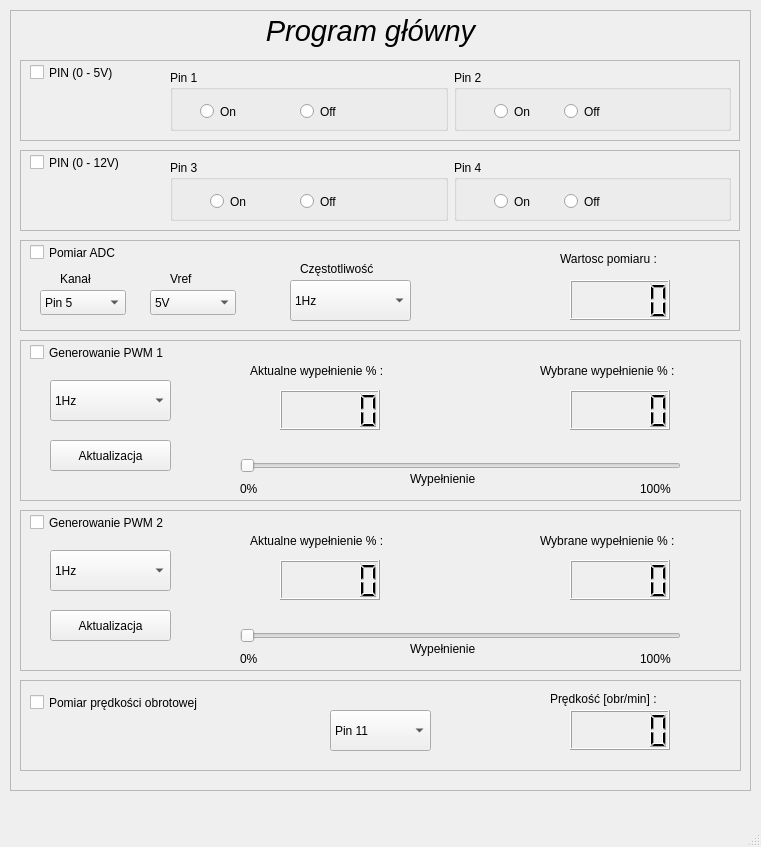
<?xml version="1.0" encoding="UTF-8"?>
<ui version="4.0">
 <class>MainWindow</class>
 <widget class="QMainWindow" name="MainWindow">
  <property name="geometry">
   <rect>
    <x>0</x>
    <y>0</y>
    <width>761</width>
    <height>847</height>
   </rect>
  </property>
  <property name="windowTitle">
   <string>MainWindow</string>
  </property>
  <widget class="QWidget" name="centralwidget">
   <widget class="QFrame" name="Glowna_ramka">
    <property name="geometry">
     <rect>
      <x>10</x>
      <y>10</y>
      <width>741</width>
      <height>781</height>
     </rect>
    </property>
    <property name="frameShape">
     <enum>QFrame::StyledPanel</enum>
    </property>
    <property name="frameShadow">
     <enum>QFrame::Raised</enum>
    </property>
    <widget class="QFrame" name="Widget_Pomiar">
     <property name="geometry">
      <rect>
       <x>10</x>
       <y>230</y>
       <width>720</width>
       <height>91</height>
      </rect>
     </property>
     <property name="frameShape">
      <enum>QFrame::StyledPanel</enum>
     </property>
     <property name="frameShadow">
      <enum>QFrame::Raised</enum>
     </property>
     <widget class="QCheckBox" name="Pomiar_adc_check">
      <property name="geometry">
       <rect>
        <x>10</x>
        <y>0</y>
        <width>130</width>
        <height>25</height>
       </rect>
      </property>
      <property name="text">
       <string>Pomiar ADC</string>
      </property>
     </widget>
     <widget class="QLCDNumber" name="lcd_pomiar">
      <property name="geometry">
       <rect>
        <x>550</x>
        <y>40</y>
        <width>100</width>
        <height>40</height>
       </rect>
      </property>
     </widget>
     <widget class="QLabel" name="Label_wartosc_pomiar">
      <property name="geometry">
       <rect>
        <x>540</x>
        <y>10</y>
        <width>131</width>
        <height>17</height>
       </rect>
      </property>
      <property name="text">
       <string>Wartosc pomiaru :</string>
      </property>
     </widget>
     <widget class="QComboBox" name="comboBox_czestotliwosc_pomiar">
      <property name="geometry">
       <rect>
        <x>270</x>
        <y>40</y>
        <width>121</width>
        <height>41</height>
       </rect>
      </property>
      <item>
       <property name="text">
        <string>1Hz</string>
       </property>
      </item>
      <item>
       <property name="text">
        <string>5Hz</string>
       </property>
      </item>
      <item>
       <property name="text">
        <string>10Hz</string>
       </property>
      </item>
      <item>
       <property name="text">
        <string>20Hz</string>
       </property>
      </item>
      <item>
       <property name="text">
        <string>50Hz</string>
       </property>
      </item>
      <item>
       <property name="text">
        <string>100Hz</string>
       </property>
      </item>
     </widget>
     <widget class="QLabel" name="Label_Czestotliwosc_pomiaru">
      <property name="geometry">
       <rect>
        <x>280</x>
        <y>20</y>
        <width>101</width>
        <height>17</height>
       </rect>
      </property>
      <property name="text">
       <string>Częstotliwość</string>
      </property>
     </widget>
     <widget class="QComboBox" name="comboBox_kanal_pomiar">
      <property name="geometry">
       <rect>
        <x>20</x>
        <y>50</y>
        <width>86</width>
        <height>25</height>
       </rect>
      </property>
      <item>
       <property name="text">
        <string>Pin 5</string>
       </property>
      </item>
      <item>
       <property name="text">
        <string>Pin 6</string>
       </property>
      </item>
      <item>
       <property name="text">
        <string>Pin 7</string>
       </property>
      </item>
      <item>
       <property name="text">
        <string>Pin 8</string>
       </property>
      </item>
     </widget>
     <widget class="QLabel" name="Label_Kanal_pomiar">
      <property name="geometry">
       <rect>
        <x>40</x>
        <y>30</y>
        <width>41</width>
        <height>17</height>
       </rect>
      </property>
      <property name="text">
       <string>Kanał</string>
      </property>
     </widget>
     <widget class="QComboBox" name="comboBox_Vref_pomiar">
      <property name="geometry">
       <rect>
        <x>130</x>
        <y>50</y>
        <width>86</width>
        <height>25</height>
       </rect>
      </property>
      <item>
       <property name="text">
        <string>5V</string>
       </property>
      </item>
      <item>
       <property name="text">
        <string>12V</string>
       </property>
      </item>
     </widget>
     <widget class="QLabel" name="Label_Vref_pomiar">
      <property name="geometry">
       <rect>
        <x>150</x>
        <y>30</y>
        <width>41</width>
        <height>17</height>
       </rect>
      </property>
      <property name="text">
       <string>Vref</string>
      </property>
     </widget>
    </widget>
    <widget class="QFrame" name="Widget_PWM1">
     <property name="geometry">
      <rect>
       <x>10</x>
       <y>330</y>
       <width>721</width>
       <height>161</height>
      </rect>
     </property>
     <property name="frameShape">
      <enum>QFrame::StyledPanel</enum>
     </property>
     <property name="frameShadow">
      <enum>QFrame::Raised</enum>
     </property>
     <widget class="QCheckBox" name="Generowanie_PWM1_check">
      <property name="geometry">
       <rect>
        <x>10</x>
        <y>0</y>
        <width>211</width>
        <height>25</height>
       </rect>
      </property>
      <property name="text">
       <string>Generowanie PWM 1</string>
      </property>
     </widget>
     <widget class="QSlider" name="Slider_wypelnienie_PWM1">
      <property name="geometry">
       <rect>
        <x>220</x>
        <y>110</y>
        <width>441</width>
        <height>31</height>
       </rect>
      </property>
      <property name="maximum">
       <number>100</number>
      </property>
      <property name="tracking">
       <bool>false</bool>
      </property>
      <property name="orientation">
       <enum>Qt::Horizontal</enum>
      </property>
      <property name="invertedAppearance">
       <bool>false</bool>
      </property>
      <property name="invertedControls">
       <bool>false</bool>
      </property>
     </widget>
     <widget class="QLabel" name="label_0slider_PWM1">
      <property name="geometry">
       <rect>
        <x>220</x>
        <y>140</y>
        <width>21</width>
        <height>17</height>
       </rect>
      </property>
      <property name="text">
       <string>0%</string>
      </property>
     </widget>
     <widget class="QLabel" name="label_100slider_PWM1">
      <property name="geometry">
       <rect>
        <x>620</x>
        <y>140</y>
        <width>51</width>
        <height>17</height>
       </rect>
      </property>
      <property name="text">
       <string>100%</string>
      </property>
     </widget>
     <widget class="QLabel" name="label_7">
      <property name="geometry">
       <rect>
        <x>390</x>
        <y>130</y>
        <width>91</width>
        <height>17</height>
       </rect>
      </property>
      <property name="text">
       <string>Wypełnienie</string>
      </property>
     </widget>
     <widget class="QPushButton" name="Button_Aktualizacja_PWM1">
      <property name="geometry">
       <rect>
        <x>30</x>
        <y>100</y>
        <width>121</width>
        <height>31</height>
       </rect>
      </property>
      <property name="text">
       <string>Aktualizacja</string>
      </property>
     </widget>
     <widget class="QLCDNumber" name="lcd_aktualny_na_pinie_PWM1">
      <property name="geometry">
       <rect>
        <x>260</x>
        <y>50</y>
        <width>100</width>
        <height>40</height>
       </rect>
      </property>
     </widget>
     <widget class="QLCDNumber" name="lcd_zadany_PWM1">
      <property name="geometry">
       <rect>
        <x>550</x>
        <y>50</y>
        <width>100</width>
        <height>40</height>
       </rect>
      </property>
     </widget>
     <widget class="QLabel" name="label_akt_wyp_PWM1">
      <property name="geometry">
       <rect>
        <x>230</x>
        <y>20</y>
        <width>171</width>
        <height>21</height>
       </rect>
      </property>
      <property name="text">
       <string>Aktualne wypełnienie % :</string>
      </property>
     </widget>
     <widget class="QLabel" name="label_wybrane_wyp_PWM1">
      <property name="geometry">
       <rect>
        <x>520</x>
        <y>20</y>
        <width>171</width>
        <height>21</height>
       </rect>
      </property>
      <property name="text">
       <string>Wybrane wypełnienie % :</string>
      </property>
     </widget>
     <widget class="QComboBox" name="comboBox_czestotliwosc_PWM1">
      <property name="geometry">
       <rect>
        <x>30</x>
        <y>40</y>
        <width>121</width>
        <height>41</height>
       </rect>
      </property>
      <item>
       <property name="text">
        <string>1Hz</string>
       </property>
      </item>
      <item>
       <property name="text">
        <string>5Hz</string>
       </property>
      </item>
      <item>
       <property name="text">
        <string>10Hz</string>
       </property>
      </item>
      <item>
       <property name="text">
        <string>20Hz</string>
       </property>
      </item>
      <item>
       <property name="text">
        <string>50Hz</string>
       </property>
      </item>
      <item>
       <property name="text">
        <string>100Hz</string>
       </property>
      </item>
     </widget>
    </widget>
    <widget class="QLabel" name="LABEL_TYTULPROGRAMU">
     <property name="geometry">
      <rect>
       <x>220</x>
       <y>0</y>
       <width>281</width>
       <height>41</height>
      </rect>
     </property>
     <property name="font">
      <font>
       <pointsize>22</pointsize>
       <italic>true</italic>
      </font>
     </property>
     <property name="styleSheet">
      <string notr="true"/>
     </property>
     <property name="text">
      <string>Program główny</string>
     </property>
     <property name="textFormat">
      <enum>Qt::AutoText</enum>
     </property>
     <property name="alignment">
      <set>Qt::AlignCenter</set>
     </property>
    </widget>
    <widget class="QFrame" name="Widget_diody5V">
     <property name="geometry">
      <rect>
       <x>10</x>
       <y>50</y>
       <width>720</width>
       <height>81</height>
      </rect>
     </property>
     <property name="frameShape">
      <enum>QFrame::StyledPanel</enum>
     </property>
     <property name="frameShadow">
      <enum>QFrame::Raised</enum>
     </property>
     <widget class="QCheckBox" name="Kontrola_PIN5V_check">
      <property name="geometry">
       <rect>
        <x>10</x>
        <y>0</y>
        <width>130</width>
        <height>25</height>
       </rect>
      </property>
      <property name="text">
       <string>PIN (0 - 5V)</string>
      </property>
     </widget>
     <widget class="QWidget" name="horizontalLayoutWidget">
      <property name="geometry">
       <rect>
        <x>150</x>
        <y>10</y>
        <width>561</width>
        <height>61</height>
       </rect>
      </property>
      <layout class="QHBoxLayout" name="horizontalLayout_12">
       <item>
        <widget class="QGroupBox" name="Grupa_dioda1">
         <property name="title">
          <string>Pin 1</string>
         </property>
         <widget class="QRadioButton" name="Button_ON_P1">
          <property name="geometry">
           <rect>
            <x>30</x>
            <y>30</y>
            <width>112</width>
            <height>23</height>
           </rect>
          </property>
          <property name="text">
           <string>On</string>
          </property>
         </widget>
         <widget class="QRadioButton" name="Button_OFF_P1">
          <property name="geometry">
           <rect>
            <x>130</x>
            <y>30</y>
            <width>112</width>
            <height>23</height>
           </rect>
          </property>
          <property name="text">
           <string>Off</string>
          </property>
         </widget>
        </widget>
       </item>
       <item>
        <widget class="QGroupBox" name="Grupa_dioda2">
         <property name="title">
          <string>Pin 2</string>
         </property>
         <widget class="QRadioButton" name="Button_ON_P2">
          <property name="geometry">
           <rect>
            <x>40</x>
            <y>30</y>
            <width>112</width>
            <height>23</height>
           </rect>
          </property>
          <property name="text">
           <string>On</string>
          </property>
         </widget>
         <widget class="QRadioButton" name="Button_OFF_P2">
          <property name="geometry">
           <rect>
            <x>110</x>
            <y>30</y>
            <width>112</width>
            <height>23</height>
           </rect>
          </property>
          <property name="text">
           <string>Off</string>
          </property>
         </widget>
        </widget>
       </item>
      </layout>
     </widget>
    </widget>
    <widget class="QFrame" name="Widget_PWM_2">
     <property name="geometry">
      <rect>
       <x>10</x>
       <y>500</y>
       <width>721</width>
       <height>161</height>
      </rect>
     </property>
     <property name="frameShape">
      <enum>QFrame::StyledPanel</enum>
     </property>
     <property name="frameShadow">
      <enum>QFrame::Raised</enum>
     </property>
     <widget class="QCheckBox" name="Generowanie_PWM2_check">
      <property name="geometry">
       <rect>
        <x>10</x>
        <y>0</y>
        <width>211</width>
        <height>25</height>
       </rect>
      </property>
      <property name="text">
       <string>Generowanie PWM 2</string>
      </property>
     </widget>
     <widget class="QSlider" name="Slider_wypelnienie_PWM2">
      <property name="geometry">
       <rect>
        <x>220</x>
        <y>110</y>
        <width>441</width>
        <height>31</height>
       </rect>
      </property>
      <property name="maximum">
       <number>100</number>
      </property>
      <property name="tracking">
       <bool>false</bool>
      </property>
      <property name="orientation">
       <enum>Qt::Horizontal</enum>
      </property>
      <property name="invertedAppearance">
       <bool>false</bool>
      </property>
      <property name="invertedControls">
       <bool>false</bool>
      </property>
     </widget>
     <widget class="QLabel" name="label_akt_wyp_PWM2_2">
      <property name="geometry">
       <rect>
        <x>220</x>
        <y>140</y>
        <width>21</width>
        <height>17</height>
       </rect>
      </property>
      <property name="text">
       <string>0%</string>
      </property>
     </widget>
     <widget class="QLabel" name="label_100slider_PWM2">
      <property name="geometry">
       <rect>
        <x>620</x>
        <y>140</y>
        <width>51</width>
        <height>17</height>
       </rect>
      </property>
      <property name="text">
       <string>100%</string>
      </property>
     </widget>
     <widget class="QLabel" name="label_9">
      <property name="geometry">
       <rect>
        <x>390</x>
        <y>130</y>
        <width>91</width>
        <height>17</height>
       </rect>
      </property>
      <property name="text">
       <string>Wypełnienie</string>
      </property>
     </widget>
     <widget class="QPushButton" name="Button_Aktualizacja_PWM2">
      <property name="geometry">
       <rect>
        <x>30</x>
        <y>100</y>
        <width>121</width>
        <height>31</height>
       </rect>
      </property>
      <property name="text">
       <string>Aktualizacja</string>
      </property>
     </widget>
     <widget class="QLCDNumber" name="lcd_aktualny_na_pinie_PWM2">
      <property name="geometry">
       <rect>
        <x>260</x>
        <y>50</y>
        <width>100</width>
        <height>40</height>
       </rect>
      </property>
     </widget>
     <widget class="QLCDNumber" name="lcd_zadany_PWM2">
      <property name="geometry">
       <rect>
        <x>550</x>
        <y>50</y>
        <width>100</width>
        <height>40</height>
       </rect>
      </property>
     </widget>
     <widget class="QLabel" name="label_akt_wyp_PWM2">
      <property name="geometry">
       <rect>
        <x>230</x>
        <y>20</y>
        <width>171</width>
        <height>21</height>
       </rect>
      </property>
      <property name="text">
       <string>Aktualne wypełnienie % :</string>
      </property>
     </widget>
     <widget class="QLabel" name="label_wybrane_wyp_PWM2">
      <property name="geometry">
       <rect>
        <x>520</x>
        <y>20</y>
        <width>171</width>
        <height>21</height>
       </rect>
      </property>
      <property name="text">
       <string>Wybrane wypełnienie % :</string>
      </property>
     </widget>
     <widget class="QComboBox" name="comboBox_czestotliwosc_PWM2">
      <property name="geometry">
       <rect>
        <x>30</x>
        <y>40</y>
        <width>121</width>
        <height>41</height>
       </rect>
      </property>
      <item>
       <property name="text">
        <string>1Hz</string>
       </property>
      </item>
      <item>
       <property name="text">
        <string>5Hz</string>
       </property>
      </item>
      <item>
       <property name="text">
        <string>10Hz</string>
       </property>
      </item>
      <item>
       <property name="text">
        <string>20Hz</string>
       </property>
      </item>
      <item>
       <property name="text">
        <string>50Hz</string>
       </property>
      </item>
      <item>
       <property name="text">
        <string>100Hz</string>
       </property>
      </item>
     </widget>
    </widget>
    <widget class="QFrame" name="Widget_diody_12V">
     <property name="geometry">
      <rect>
       <x>10</x>
       <y>140</y>
       <width>720</width>
       <height>81</height>
      </rect>
     </property>
     <property name="frameShape">
      <enum>QFrame::StyledPanel</enum>
     </property>
     <property name="frameShadow">
      <enum>QFrame::Raised</enum>
     </property>
     <widget class="QCheckBox" name="Kontrola_PIN12V_check">
      <property name="geometry">
       <rect>
        <x>10</x>
        <y>0</y>
        <width>130</width>
        <height>25</height>
       </rect>
      </property>
      <property name="text">
       <string>PIN (0 - 12V)</string>
      </property>
     </widget>
     <widget class="QWidget" name="horizontalLayoutWidget_2">
      <property name="geometry">
       <rect>
        <x>150</x>
        <y>10</y>
        <width>561</width>
        <height>61</height>
       </rect>
      </property>
      <layout class="QHBoxLayout" name="horizontalLayout_13">
       <item>
        <widget class="QGroupBox" name="Grupa_dioda2_3">
         <property name="title">
          <string>Pin 3</string>
         </property>
         <widget class="QRadioButton" name="Button_ON_P3">
          <property name="geometry">
           <rect>
            <x>40</x>
            <y>30</y>
            <width>112</width>
            <height>23</height>
           </rect>
          </property>
          <property name="text">
           <string>On</string>
          </property>
         </widget>
         <widget class="QRadioButton" name="Button_OFF_P3">
          <property name="geometry">
           <rect>
            <x>130</x>
            <y>30</y>
            <width>112</width>
            <height>23</height>
           </rect>
          </property>
          <property name="text">
           <string>Off</string>
          </property>
         </widget>
        </widget>
       </item>
       <item>
        <widget class="QGroupBox" name="Grupa_dioda2_2">
         <property name="title">
          <string>Pin 4</string>
         </property>
         <widget class="QRadioButton" name="Button_ON_P4">
          <property name="geometry">
           <rect>
            <x>40</x>
            <y>30</y>
            <width>112</width>
            <height>23</height>
           </rect>
          </property>
          <property name="text">
           <string>On</string>
          </property>
         </widget>
         <widget class="QRadioButton" name="Button_OFF_P4">
          <property name="geometry">
           <rect>
            <x>110</x>
            <y>30</y>
            <width>112</width>
            <height>23</height>
           </rect>
          </property>
          <property name="text">
           <string>Off</string>
          </property>
         </widget>
        </widget>
       </item>
      </layout>
     </widget>
    </widget>
    <widget class="QFrame" name="Widget_predkosc_obrotowa">
     <property name="geometry">
      <rect>
       <x>10</x>
       <y>670</y>
       <width>721</width>
       <height>91</height>
      </rect>
     </property>
     <property name="frameShape">
      <enum>QFrame::StyledPanel</enum>
     </property>
     <property name="frameShadow">
      <enum>QFrame::Raised</enum>
     </property>
     <widget class="QCheckBox" name="Pomiar_pr_obrotowej">
      <property name="geometry">
       <rect>
        <x>10</x>
        <y>10</y>
        <width>211</width>
        <height>25</height>
       </rect>
      </property>
      <property name="text">
       <string>Pomiar prędkości obrotowej</string>
      </property>
     </widget>
     <widget class="QLabel" name="Label_wartosc_pr_obrt">
      <property name="geometry">
       <rect>
        <x>530</x>
        <y>10</y>
        <width>141</width>
        <height>17</height>
       </rect>
      </property>
      <property name="text">
       <string>Prędkość [obr/min] :</string>
      </property>
     </widget>
     <widget class="QLCDNumber" name="lcd_pomiar_pr_obrt">
      <property name="geometry">
       <rect>
        <x>550</x>
        <y>30</y>
        <width>100</width>
        <height>40</height>
       </rect>
      </property>
     </widget>
     <widget class="QComboBox" name="comboBox_kanal_pr_pomiar">
      <property name="geometry">
       <rect>
        <x>310</x>
        <y>30</y>
        <width>101</width>
        <height>41</height>
       </rect>
      </property>
      <item>
       <property name="text">
        <string>Pin 11</string>
       </property>
      </item>
      <item>
       <property name="text">
        <string>Pin 12</string>
       </property>
      </item>
     </widget>
    </widget>
   </widget>
  </widget>
  <widget class="QMenuBar" name="menubar">
   <property name="geometry">
    <rect>
     <x>0</x>
     <y>0</y>
     <width>761</width>
     <height>22</height>
    </rect>
   </property>
  </widget>
  <widget class="QStatusBar" name="statusbar"/>
 </widget>
 <resources/>
 <connections/>
</ui>
